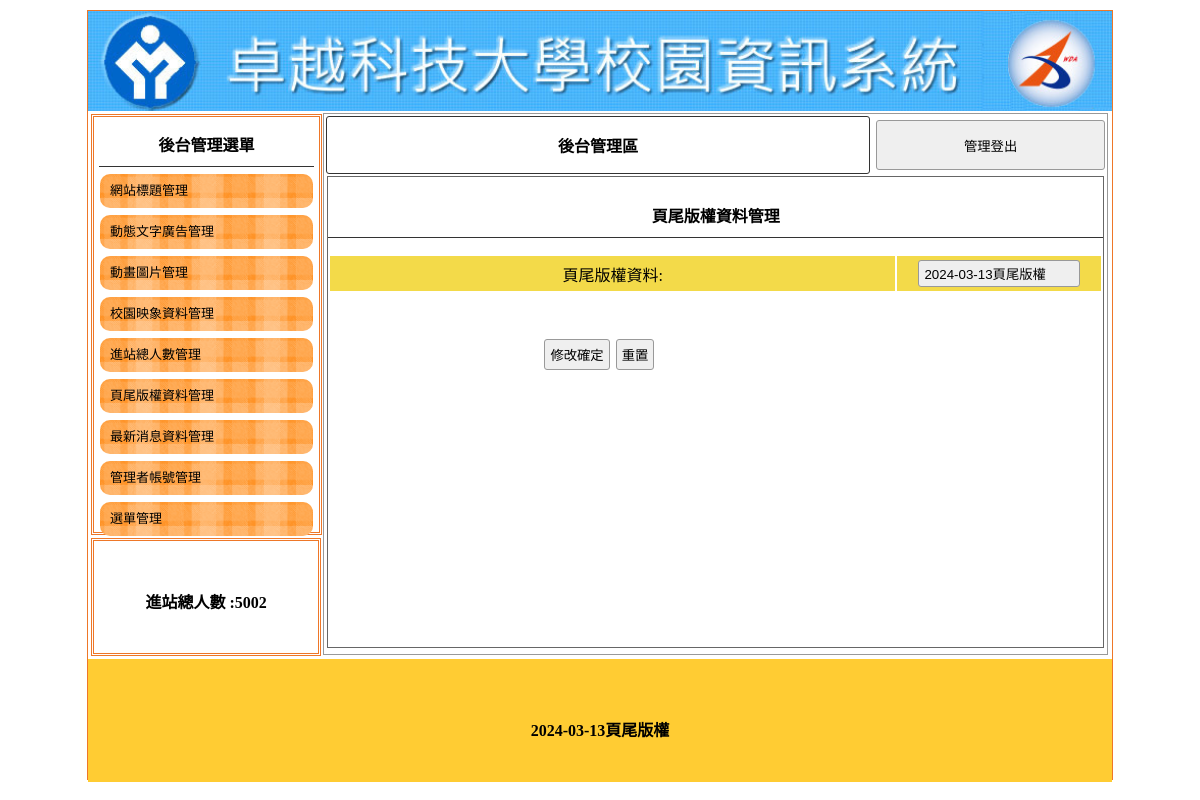
/back.php?do=bottom, run on the app's committed database.
### tables this page shows
CREATE TABLE `titles` (
  `id` int(10) UNSIGNED NOT NULL,
  `img` text NOT NULL,
  `text` text NOT NULL,
  `sh` int(1) NOT NULL DEFAULT 0
);

CREATE TABLE `total` (
  `id` int(10) UNSIGNED NOT NULL,
  `total` int(5) NOT NULL
);

CREATE TABLE `bottom` (
  `id` int(10) UNSIGNED NOT NULL,
  `bottom` text NOT NULL
);

### api/db.php (called while the page is built, shortened)
<?php
class DB
{
    protected $dsn = "mysql:host=localhost;charset=utf8;dbname=c1-06";
    protected $pdo;
    protected $table;
    public function __construct($table)
    {
        $this->table = $table;
        $this->pdo = new PDO($this->dsn, 'root', '');
    }
    private function a2s($array)
    {
        foreach ($array as $col => $value) {
            $tmp[] = "`$col`='$value'";
        }
        return $tmp;
    }
    function find($id)
    {
        $sql = "select * from `$this->table` where ";
        if (is_array($id)) {
            $tmp = $this->a2s($id);
            $sql .= join(" && ", $tmp);
        } elseif (is_numeric($id)) {
            $sql .= "`id`='$id'";
        } else {
            echo "x type";
        }
        return $this->pdo->query($sql)->fetch(PDO::FETCH_ASSOC);
    }
}
$Title = new DB('titles');
$Total = new DB('total');
$Bottom = new DB('bottom');
if (isset($_GET['do'])) {
    if (isset(${ucfirst($_GET['do'])})) {
        $DB = ${ucfirst($_GET['do'])};
    }
} else {
    $DB = $Title;
}

### back.php (the view, shortened to what this page needs)
<?php include_once "./api/db.php";?>
<!DOCTYPE html PUBLIC "-//W3C//DTD XHTML 1.0 Transitional//EN" "http://www.w3.org/TR/xhtml1/DTD/xhtml1-transitional.dtd">
<html xmlns="http://www.w3.org/1999/xhtml">
<head>
	<link href="./css/css.css" rel="stylesheet" type="text/css">
</head>
<body>
	<div id="main">
	<?php $row=$Title->find(['sh'=>1]);?>
		<a title="<?=$row['text'];?>" href="./index.php">
			<div class="ti" style="background:url('./img/<?=$row['img'];?>'); background-size:cover;"></div>
		</a>
		<div id="ms">
			<div id="lf" style="float:left;">
				<div id="menuput" class="dbor">
					<span class="t botli">後台管理選單</span>
					<a style="color:#000; font-size:13px; text-decoration:none;" href="?do=title">
						<div class="mainmu">
							網站標題管理 </div>
					</a>
					<a style="color:#000; font-size:13px; text-decoration:none;" href="?do=ad">
						<div class="mainmu">
							動態文字廣告管理 </div>
					</a>
					<a style="color:#000; font-size:13px; text-decoration:none;" href="?do=mvim">
						<div class="mainmu">
							動畫圖片管理 </div>
					</a>
					<a style="color:#000; font-size:13px; text-decoration:none;" href="?do=image">
						<div class="mainmu">
							校園映象資料管理 </div>
					</a>
					<a style="color:#000; font-size:13px; text-decoration:none;" href="?do=total">
						<div class="mainmu">
							進站總人數管理 </div>
					</a>
					<a style="color:#000; font-size:13px; text-decoration:none;" href="?do=bottom">
						<div class="mainmu">
							頁尾版權資料管理 </div>
					</a>
					<a style="color:#000; font-size:13px; text-decoration:none;" href="?do=news">
						<div class="mainmu">
							最新消息資料管理 </div>
					</a>
					<a style="color:#000; font-size:13px; text-decoration:none;" href="?do=admin">
						<div class="mainmu">
							管理者帳號管理 </div>
					</a>
					<a style="color:#000; font-size:13px; text-decoration:none;" href="?do=menu">
						<div class="mainmu">
							選單管理 </div>
					</a>
				</div>
				<div class="dbor" style="margin:3px; width:95%; height:20%; line-height:100px;">
					<span class="t">進站總人數 :<?=$Total->find(1)['total'];?></span>
				</div>
			</div>
			<div class="di" style="height:540px; border:#999 1px solid; width:76.5%; margin:2px 0px 0px 0px; float:left; position:relative; left:20px;">
				<table width="100%">
					<tbody>
						<tr>
							<td style="width:70%;font-weight:800; border:#333 1px solid; border-radius:3px;" class="cent"><a href="?do=admin" style="color:#000; text-decoration:none;">後台管理區</a></td>
							<td><button onclick="location.href='./api/logout.php'" style="width:99%; margin-right:2px; height:50px;">管理登出</button></td>
						</tr>
					</tbody>
				</table>
				<?php
				$do = $_GET['do'] ?? 'title';
				$file = "./back/{$do}.php";
				if (file_exists($file)) {
					include $file;
				} else {
					include "./back/title.php";
				}
				?>
			</div>
		</div>
		<div style="width:1024px; left:0px; position:relative; background:#FC3; margin-top:4px; height:123px; display:block;">
			<span class="t" style="line-height:123px;"><?=$Bottom->find(1)['bottom'];?></span>
		</div>
	</div>
</body>
</html>

### back/bottom.php (shortened to what this page needs)
<div style="width:99%; height:87%; margin:auto; overflow:auto; border:#666 1px solid;">
    <p class="t cent botli">頁尾版權資料管理</p>
    <form method="post"action="./api/edit_info.php">
        <table width="100%"  style="text-align: center;">
            <tr class="yel">
                <td width="45%">頁尾版權資料:</td>
                <td width="7%"><input type="text" name="bottom" value="<?=$DB->find(1)['bottom'];?>"></td>
            </tr>
        </table>
        <table style="margin-top:40px; width:70%;">
            <tr>
                <td class="cent"><input type="submit" value="修改確定"><input type="reset" value="重置"></td>
            </tr>
        </table>
    </form>
</div>

### css/css.css (style rules this page uses)
body { padding: 0px; margin: 0px; }
#main { width: 1024px; height: 768px; margin: 10px auto 10px auto; border: #EE7728 1px solid; position: relative; }
.ti { width: 100%; height: 100px; position: relative; background-size: cover; background-repeat: no-repeat; }
.dbor { border: #EE7728 double 3px; margin: 1px; padding: 2px 10px 2px 10px; }
.t { font-weight: 800; display: block; text-align: center; padding: 10px 1px 10px 1px; }
.botli { border-bottom: #333 1px solid; }
.mainmu { position: relative; border-radius: 10px; background: url(../icon/menu.fw.png) center no-repeat; background-size: cover; line-height: 30px; padding: 2px 10px 2px 10px; margin: 7px 1px 7px 1px; }
#lf { height: 540px; width: 21%; display: inline-block; }
#menuput { width: 100%; height: 75%; position: relative; padding: 5px; display: block; margin: 3px; }
.di { display: inline-block; }
.cent { text-align: center; }
input, button { border: #999 1px solid; border-radius: 3px; background: #EFEFEF; padding: 5px; margin: 3px; }
input[type=text], input[type=password] { width: 150px; }
.yel td { background: #F3DA49; text-align: center; }

### data on the page
titles: img (picture)
total: total "5002"
bottom: bottom "2024-03-13頁尾版權"
